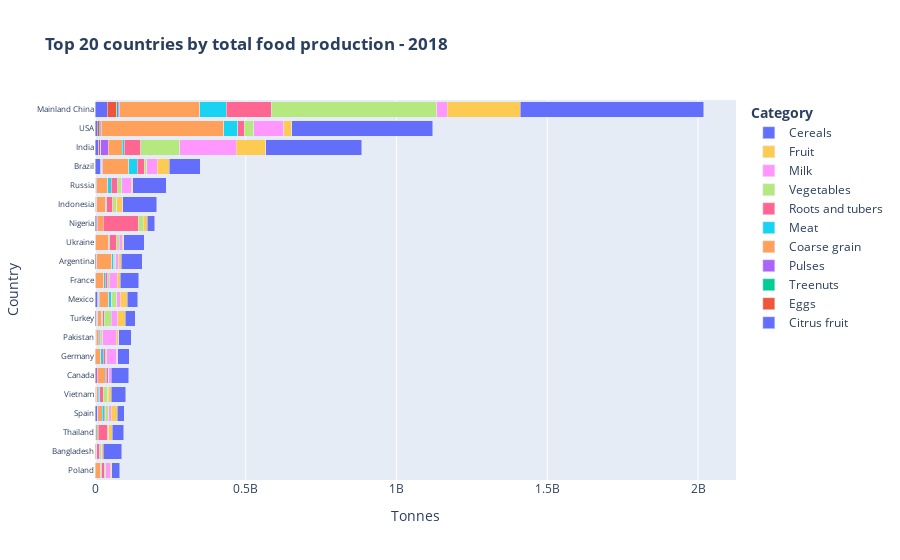

Write notebook code for a chart like this one.
### Code cell
# plot horizontal bar graph using for loop for stacked bars by produce category
fig = go.Figure()

for cat in categories:
    sub = data_top[data_top['Type'] == cat]
    title = cat.replace("_", " ")
    
    fig.add_trace(go.Bar(x = sub['Tonnes'],
                         y = sub['Country'],
                         name = title,
                        orientation = 'h'))

fig.update_layout(title=f'<b>Top {threshold} countries by total food production - 2018</b>',
                  barmode='stack',
                  xaxis_title='Tonnes',
                  yaxis_title='Country',
                  yaxis={'categoryorder':'total ascending',
                        'tickfont':dict(size=8)},
                 legend_title='<b>Category</b>')
iplot(fig)

### Figure 1 — Plotly figure (JSON) as saved in the notebook; plotly's stock layout.template omitted (floating-point values rounded to 4 significant figures)
{"data": [{"name": "Citrus fruit", "orientation": "h", "type": "bar", "x": [3541671, 160615, 19273659, 0, 83849, 0, 12546000, 2510442, 41381400, 8437589, 4071176, 2247956, 0, 6777999, 1009675, 4902052, 0, 7038334, 83, 1510345], "y": ["Argentina", "Bangladesh", "Brazil", "Canada", "France", "Germany", "India", "Indonesia", "Mainland China", "Mexico", "Nigeria", "Pakistan", "Poland", "Spain", "Thailand", "Turkey", "Ukraine", "USA", "Russia", "Vietnam"]}, {"name": "Eggs", "orientation": "h", "type": "bar", "x": [829000, 709244, 2844013, 571300, 847868, 846000, 5236935, 2065460, 31282800, 2871918, 481437, 859739, 656873, 840267, 1101633, 962542, 937300, 6466263, 2519006, 582280], "y": ["Argentina", "Bangladesh", "Brazil", "Canada", "France", "Germany", "India", "Indonesia", "Mainland China", "Mexico", "Nigeria", "Pakistan", "Poland", "Spain", "Thailand", "Turkey", "Ukraine", "USA", "Russia", "Vietnam"]}, {"name": "Treenuts", "orientation": "h", "type": "bar", "x": [19214, 0, 188760, 0, 62151, 18423, 818425, 243638, 3845502, 293674, 105406, 39322, 15119, 389847, 36657, 1136371, 127455, 3105930, 20044, 2669942], "y": ["Argentina", "Bangladesh", "Brazil", "Canada", "France", "Germany", "India", "Indonesia", "Mainland China", "Mexico", "Nigeria", "Pakistan", "Poland", "Spain", "Thailand", "Turkey", "Ukraine", "USA", "Russia", "Vietnam"]}, {"name": "Pulses", "orientation": "h", "type": "bar", "x": [763043, 419182, 2929671, 6325236, 839800, 392807, 25406026, 184359, 5013483, 1690121, 2675771, 484484, 712137, 670719, 209195, 1276248, 954590, 3406022, 3435630, 294060], "y": ["Argentina", "Bangladesh", "Brazil", "Canada", "France", "Germany", "India", "Indonesia", "Mainland China", "Mexico", "Nigeria", "Pakistan", "Poland", "Spain", "Thailand", "Turkey", "Ukraine", "USA", "Russia", "Vietnam"]}, {"name": "Coarse grain", "orientation": "h", "type": "bar", "x": [50705003, 3301146, 85896834, 26326600, 26868789, 17692300, 46040000, 30253938, 266466300, 32841770, 19341517, 6862767, 16959467, 15564872, 5371203, 13455628, 44387297, 406494560, 36663504, 4877424], "y": ["Argentina", "Bangladesh", "Brazil", "Canada", "France", "Germany", "India", "Indonesia", "Mainland China", "Mexico", "Nigeria", "Pakistan", "Poland", "Spain", "Thailand", "Turkey", "Ukraine", "USA", "Russia", "Vietnam"]}, {"name": "Meat", "orientation": "h", "type": "bar", "x": [5930063, 705745, 29341250, 4893195, 5621700, 8188920, 7454329, 3596531, 86463014, 7051277, 1451207, 3870230, 4462900, 7028021, 2932944, 3668362, 2382786, 46832946, 10629378, 5227733], "y": ["Argentina", "Bangladesh", "Brazil", "Canada", "France", "Germany", "India", "Indonesia", "Mainland China", "Mexico", "Nigeria", "Pakistan", "Poland", "Spain", "Thailand", "Turkey", "Ukraine", "USA", "Russia", "Vietnam"]}, {"name": "Roots and tubers", "orientation": "h", "type": "bar", "x": [2873914, 9991228, 22325454, 5790838, 7906744, 8920800, 54580281, 19632690, 150143994, 2139964, 115704202, 5131848, 7478184, 2077402, 32213100, 4551029, 22503970, 21850788, 22394960, 11598115], "y": ["Argentina", "Bangladesh", "Brazil", "Canada", "France", "Germany", "India", "Indonesia", "Mainland China", "Mexico", "Nigeria", "Pakistan", "Poland", "Spain", "Thailand", "Turkey", "Ukraine", "USA", "Russia", "Vietnam"]}, {"name": "Vegetables", "orientation": "h", "type": "bar", "x": [3376673, 5459502, 8989788, 2291664, 5188987, 3522993, 128243182, 11510309, 548993011, 16173812, 16386264, 5458237, 5556785, 12629447, 2709248, 24137627, 9517223, 31740872, 13711071, 16317032], "y": ["Argentina", "Bangladesh", "Brazil", "Canada", "France", "Germany", "India", "Indonesia", "Mainland China", "Mexico", "Nigeria", "Pakistan", "Poland", "Spain", "Thailand", "Turkey", "Ukraine", "USA", "Russia", "Vietnam"]}, {"name": "Milk", "orientation": "h", "type": "bar", "x": [10526600, 2018714, 34112475, 7374885, 26517354, 33094080, 187958197, 1512182, 35166980, 12227335, 537159, 45786000, 14179210, 8122923, 653928, 22120716, 10302670, 98716276, 30605522, 963463], "y": ["Argentina", "Bangladesh", "Brazil", "Canada", "France", "Germany", "India", "Indonesia", "Mainland China", "Mexico", "Nigeria", "Pakistan", "Poland", "Spain", "Thailand", "Turkey", "Ukraine", "USA", "Russia", "Vietnam"]}, {"name": "Fruit", "orientation": "h", "type": "bar", "x": [8066369, 4693311, 40047343, 1068128, 9111009, 3051942, 98722276, 20436395, 240750098, 22768278, 11986249, 7223283, 5140130, 19331584, 11325582, 23598623, 3413718, 26015063, 5914576, 9240654], "y": ["Argentina", "Bangladesh", "Brazil", "Canada", "France", "Germany", "India", "Indonesia", "Mainland China", "Mexico", "Nigeria", "Pakistan", "Poland", "Spain", "Thailand", "Turkey", "Ukraine", "USA", "Russia", "Vietnam"]}, {"name": "Cereals", "orientation": "h", "type": "bar", "x": [70591016, 60817838, 103064737, 58095800, 62740329, 37955800, 318320000, 113290938, 610035800, 36068979, 26216277, 42741865, 26779782, 24362945, 37564640, 34395628, 69109347, 467951140, 109837875, 48923673], "y": ["Argentina", "Bangladesh", "Brazil", "Canada", "France", "Germany", "India", "Indonesia", "Mainland China", "Mexico", "Nigeria", "Pakistan", "Poland", "Spain", "Thailand", "Turkey", "Ukraine", "USA", "Russia", "Vietnam"]}], "layout": {"barmode": "stack", "legend": {"title": {"text": "<b>Category</b>"}}, "title": {"text": "<b>Top 20 countries by total food production - 2018</b>"}, "xaxis": {"title": {"text": "Tonnes"}}, "yaxis": {"categoryorder": "total ascending", "tickfont": {"size": 8}, "title": {"text": "Country"}}}}
